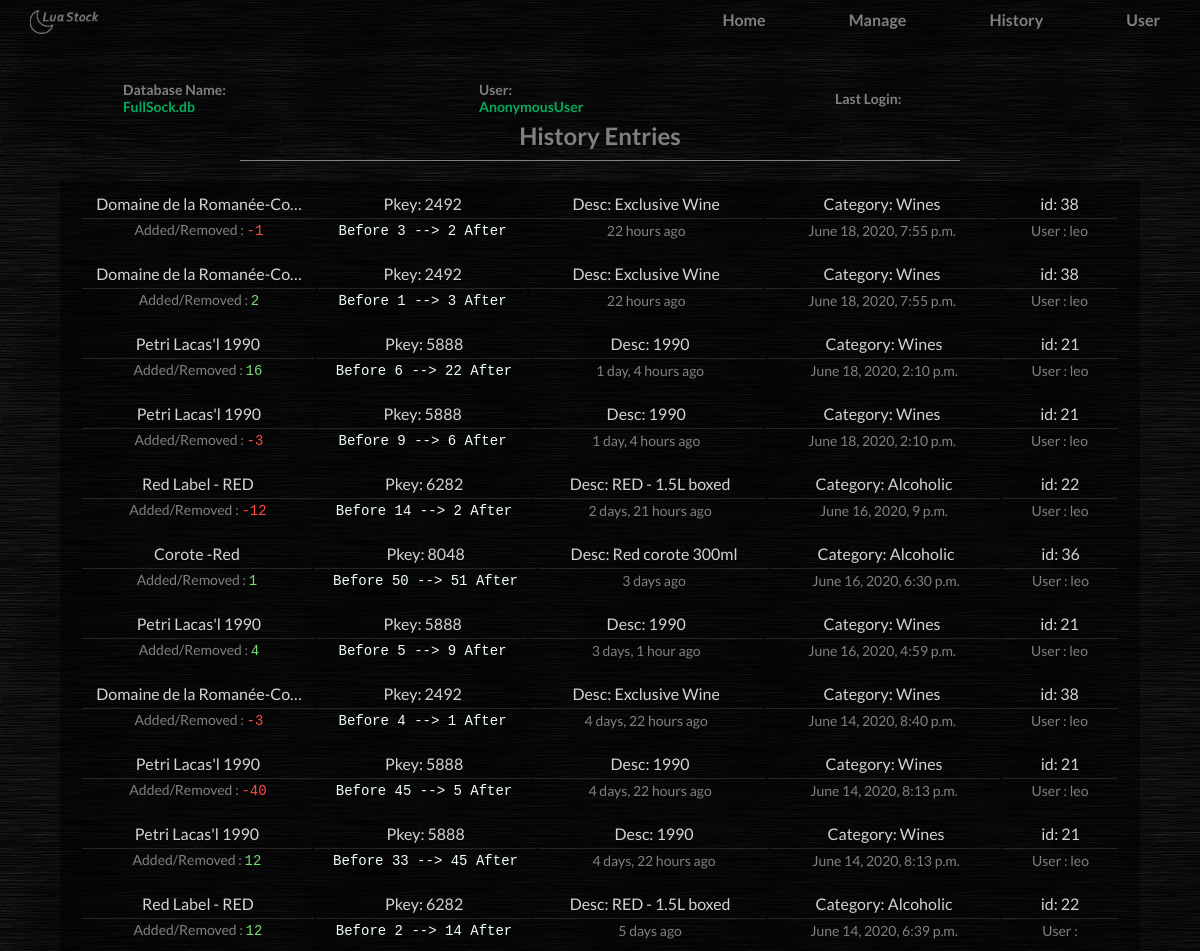
Before: /history with the older database file.
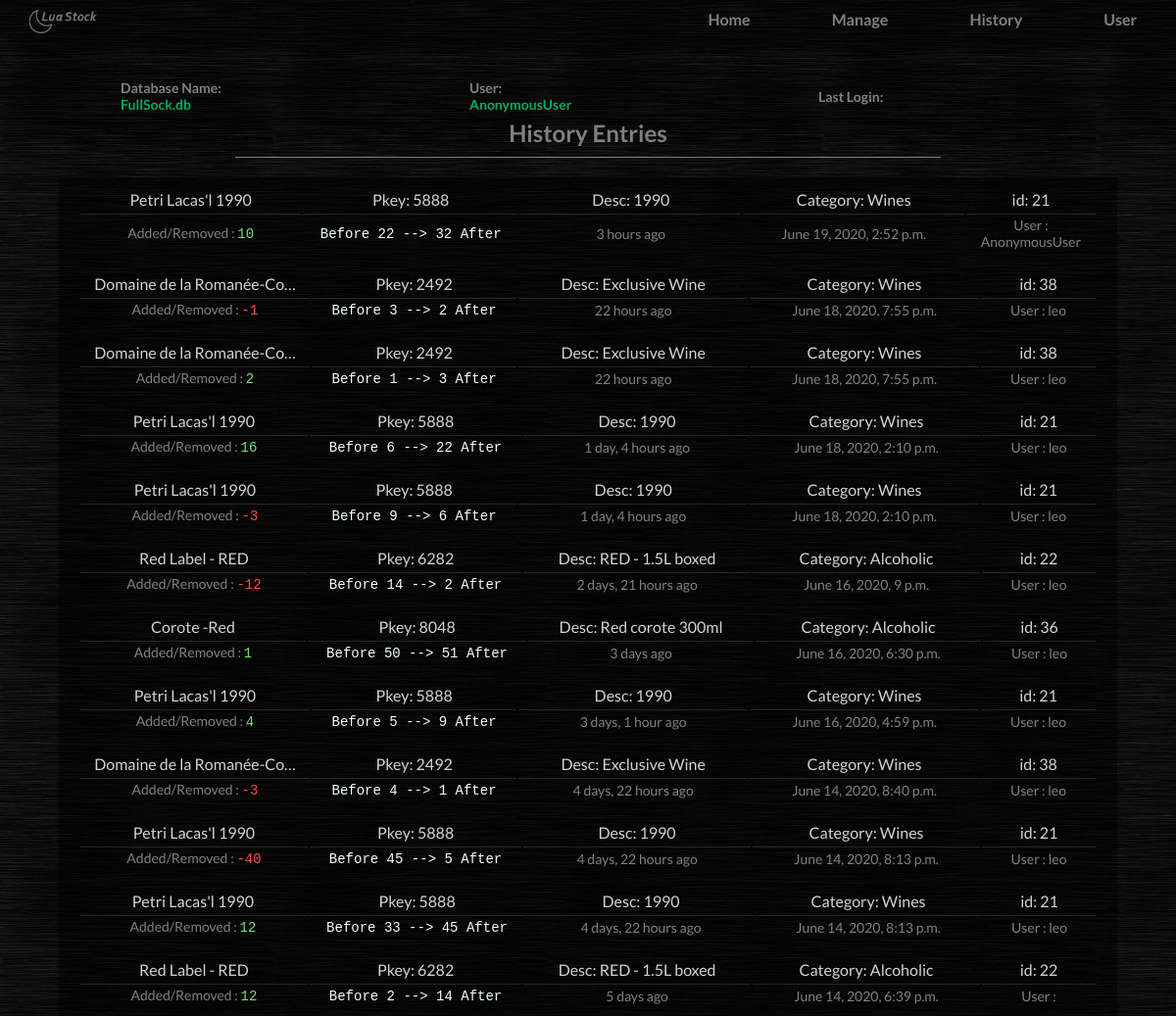
After: the same page with the newer database file.
### stock/models.py (models this page shows, shortened)
class HistConf(models.Model):
	item = models.ForeignKey(Product, on_delete=models.CASCADE)
	actual= models.PositiveSmallIntegerField()
	transition = models.IntegerField()
	total = models.PositiveSmallIntegerField()
	user = models.CharField(max_length=50)
	time = models.DateTimeField()

class Product(models.Model):
	name = models.CharField(max_length=50, unique=True)
	brand = models.CharField(max_length=20)
	category = models.ForeignKey(Category, on_delete=models.CASCADE)
	description = models.TextField(max_length=400)
	pkey = models.PositiveSmallIntegerField(unique=True, help_text="Unique Product Key. Current P.Key is unique")
	quantity = models.PositiveSmallIntegerField(help_text="Initial quantity value. Do no try to create a produt that already exists.")
	price = models.DecimalField(max_digits=8, decimal_places=2, help_text= " ex: $ 127.99 * Just type numbers")

class Category(models.Model):
	name = models.CharField(max_length=50, unique=True)
	description = models.TextField(max_length=400)
	def __str__(self):
		return self.name

### stock/views.py (the view)
# urls.py: path('history', views.history, name='history'),
def history(request):
	context ={'history':HistConf.objects.all()[::-1]}
	return render(request, 'stock/stock_history.html', context)

### stock/templates/stock/stock_history.html (shortened to what this page needs)
{% extends 'stock/base.html' %}
{% load static %}
{% load humanize %}
{% block title %}
	<link rel="stylesheet" href="{% static 'stock/history.css' %}">
{% endblock %}
{% block content %}
<h2 class="title">History Entries</h2>
<div class="histdiv">
		{% for hist in history %}
		<table>
			<tr class="item">
				<td> {{hist.item.name|truncatechars:25}} </td>
				<td style="width: 15%;"> Pkey: {{hist.item.pkey}} </td>
				<td> Desc: {{hist.item.description|truncatechars:18}} </td>
				<td> Category: {{hist.item.category}}</td>
				<td style="width: 10%;"> id: {{hist.item.id}}</td>
			</tr>
			<tr class="his">
				<td>Added/Removed :
				{% if hist.transition > 0 %}
					 <pre style="color: #77DD77; display: inline;">{{hist.transition}}</pre>
				{% else %}
					<pre style="color: #FF4941; display: inline;">{{hist.transition}}</pre>
				{% endif %}
				</td>
				<td><pre style="color: azure; display: inline; font-size: 14px;">Before {{hist.actual}} --> {{hist.total}} After</pre></td>
				<td>{{hist.time|naturaltime}}</td>
				<td>{{hist.time}}</td>
				<td>User : {{hist.user}}</td>
			</tr>
		{% empty %}
		<tr><td>No entries in database</td></tr>
		</table>
		{% endfor %}
</div>
{% endblock %}

### stock/templates/stock/base.html (shortened to what this page needs)
{% load static %}
<!DOCTYPE html>
<html>
<head>
	<link rel="stylesheet" href="{% static 'stock/base.css' %}">
	{% block title %}
	{% endblock %}
</head>
	<body style="font-family: 'Lato', sans-serif;">
			<nav class="top-bar">
				<ul class='title-area'>
					<li class='home'> <a href="{% url 'index' %}"> Home </a></li>
					<li class='manage'><a href="{% url 'manage' %}"> Manage </a></li>
					<li class='history'><a href="{% url 'history' %}"> History </a></li>
					<li class='user'><a href="{% url 'admin:index' %}"> User </a></li>
				</ul>
			</nav>
		<table class='cols'>
			<tr>
				<th> Database Name: <div id="greenfont"> FullSock.db </div></th>
				<th> User: <div id="greenfont"> {{request.user}} </div></th>
				<th> Last Login: <div id="greenfont"> {{request.user.last_login}} </div></th>
			</tr>
		</table>
		{% block content %}
		{% endblock %}
	</body>
</html>

Changed rows visible on the page:
added HistConf: user "AnonymousUser", item.name "Petri Lacas'l 1990", item.pkey "5888", item.description "1990", item.category "Wines", item.id "21", transition "10", actual "22", total "32", time "3 hours ago", time "June 19, 2020, 2:52 p.m."
Other visible differences:
{{ request.user }}: "AnonymousUser" → (not shown)
